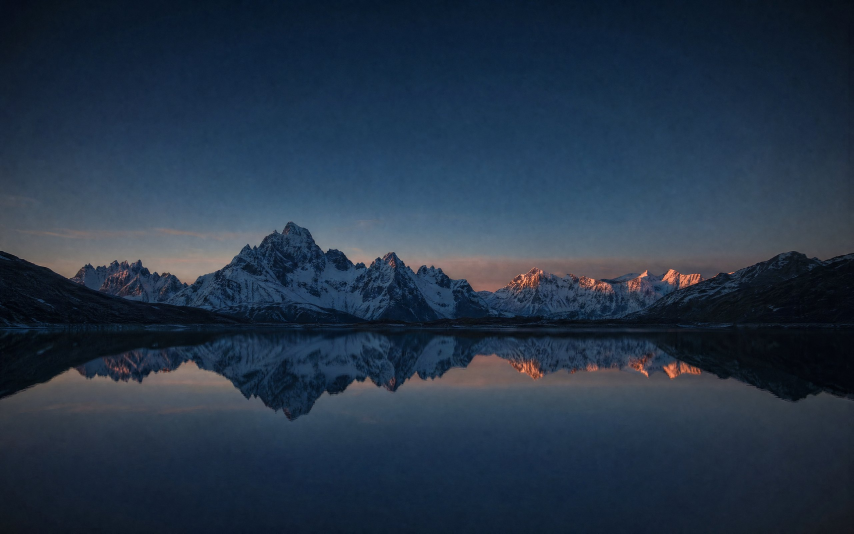
#> input picture crates/yantrik-ui-slint/ui/wallpapers/lake.jpg, 2560 x 1600 px (shown at 1/3 size)
$ python wallpaper-clean.py ../crates/yantrik-ui-slint/ui/wallpapers/lake.jpg ../crates/yantrik-ui-slint/ui/wallpapers/lake.jpg
#> lines starting #> are read from the running program, lines starting #| are printed output that depends on the picture
#!/usr/bin/env python3
"""Make a shipped wallpaper and its preview from a large source picture, without the grain.

    scripts/wallpaper-clean.py <source.png> <name>

Writes crates/yantrik-ui-slint/ui/wallpapers/<name>.jpg (2560x1600) and
crates/yantrik-ui-slint/ui/wallpapers/previews/<name>.png (320x200, which the Settings theme cards
and the lock screen's blur are made from).

Why: image models draw "film grain" and blotchy noise into smooth skies and water, and a JPEG
squeezed small makes it worse. The lake shipped that way and read as grainy on every screen. An
edge-preserving guided filter (He et al.) smooths the flat areas and leaves the ridges sharp; a
+-1 LSB triangular dither then keeps the long gradients from banding without adding visible grain.

Needs Pillow, NumPy and SciPy.
"""
import os
import sys

import numpy as np
from PIL import Image
from scipy.ndimage import uniform_filter

ROOT = os.path.join(os.path.dirname(os.path.abspath(__file__)), "..")
WALLPAPERS = os.path.join(ROOT, "crates", "yantrik-ui-slint", "ui", "wallpapers")
SIZE = (2560, 1600)
PREVIEW = (320, 200)
# Radius in source pixels, and how flat a patch must be to be smoothed: tuned on the lake at
# 3840x2160, where 12 px and this eps removed the blotches and kept the snow's texture.
RADIUS = 12
EPS = 0.01 ** 2


def box(x, r):
    return uniform_filter(x, size=2 * r + 1, mode="reflect")


def guided(guide, p, r, eps):
    mean_i, mean_p = box(guide, r), box(p, r)
    a = (box(guide * p, r) - mean_i * mean_p) / (box(guide * guide, r) - mean_i * mean_i + eps)
    b = mean_p - a * mean_i
    return box(a, r) * guide + box(b, r)


def centre_crop(pic, aspect):
    h, w, _ = pic.shape
    if w / h > aspect:
        cw = int(round(h * aspect))
        x0 = (w - cw) // 2
        return pic[:, x0:x0 + cw]
    ch = int(round(w / aspect))
    y0 = (h - ch) // 2
    return pic[y0:y0 + ch]


def main():
    if len(sys.argv) != 3:
        raise SystemExit(__doc__)
    source, name = sys.argv[1], sys.argv[2]
    pic = np.asarray(Image.open(source).convert("RGB"), dtype=np.float64) / 255
    pic = centre_crop(pic, SIZE[0] / SIZE[1])
    luma = pic @ np.array([0.299, 0.587, 0.114])
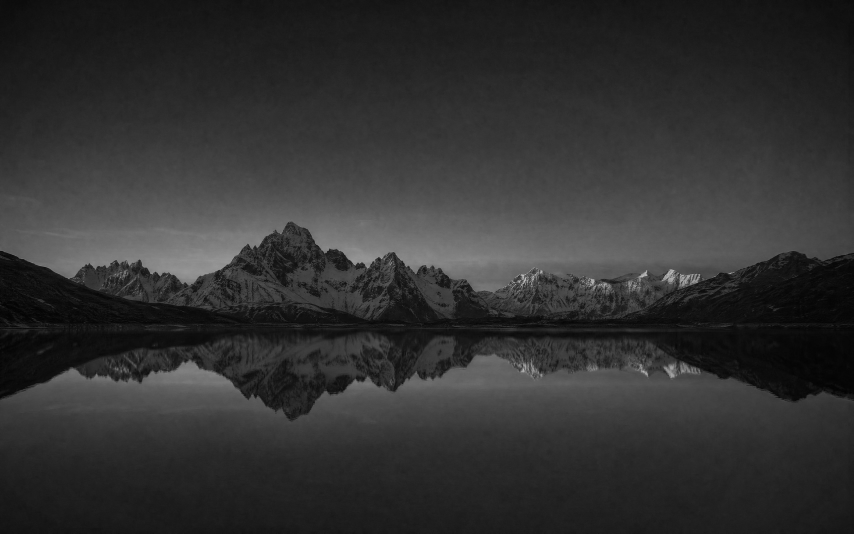
#> luma: shape (1600, 2560) float64 (shown at 1/3 size); min 0.00224, max 0.862, mean 0.197
    clean = np.stack([guided(luma, pic[..., c], RADIUS, EPS) for c in range(3)], -1)
#> in guided, `b = mean_p - a * mean_i`:
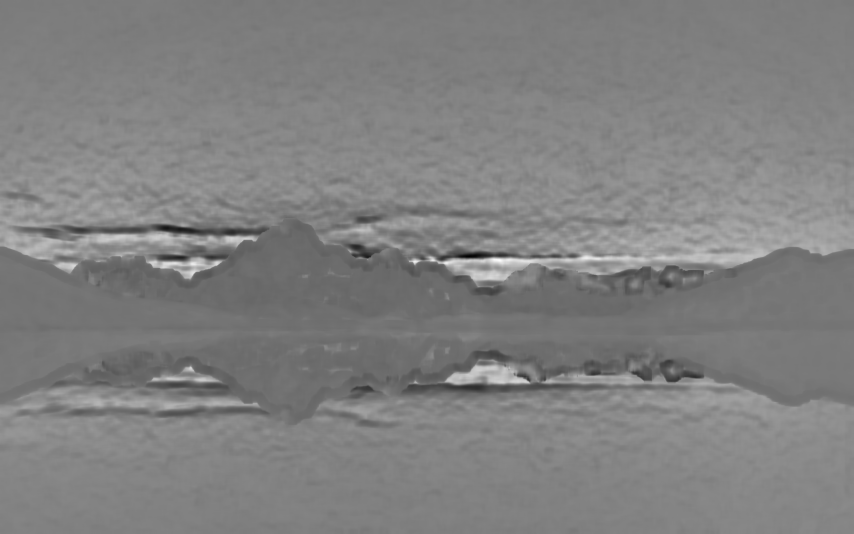
#> b: shape (1600, 2560) float64 (shown at 1/3 size); min -0.534, max 0.615, mean 0.0467; drawn with min black and max white
#> call 2 of guided, with r = 12, eps = 0.0001
#> in guided (call 2), `a = (box(guide * p, r) - mean_i * mean_p) / (box(guide * guide, r) - m..`:
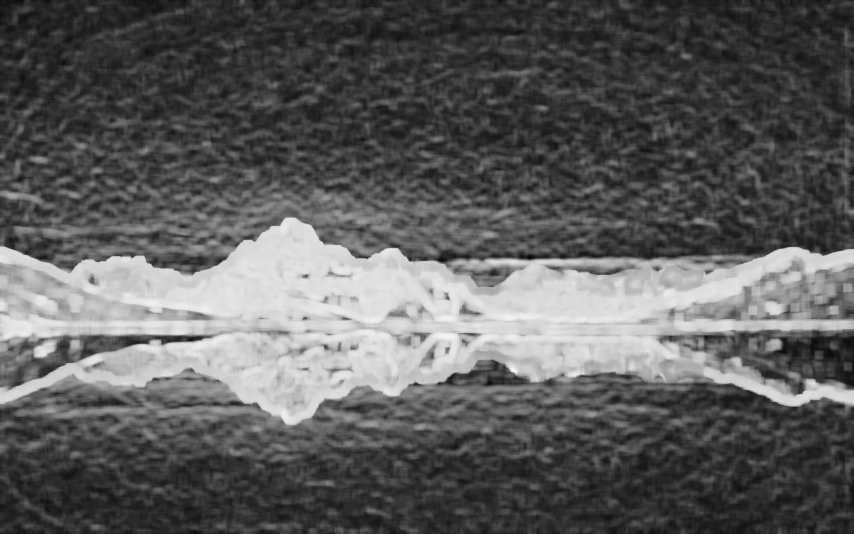
#> a: shape (1600, 2560) float64 (shown at 1/3 size); min 0.0118, max 1.14, mean 0.427; drawn with min black and max white
#> call 3 of guided, with r = 12, eps = 0.0001
#> in box (call 14), `return uniform_filter(x, size=2 * r + 1, mode="reflect")`:
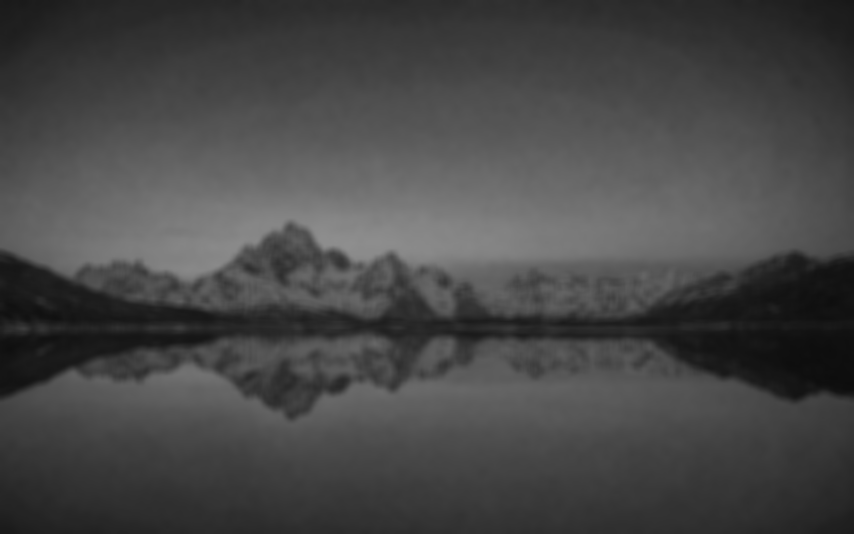
#> returned value: shape (1600, 2560) float64 (shown at 1/3 size); min 0.0523, max 0.56, mean 0.281
#> in guided (call 3), `a = (box(guide * p, r) - mean_i * mean_p) / (box(guide * guide, r) - m..`:
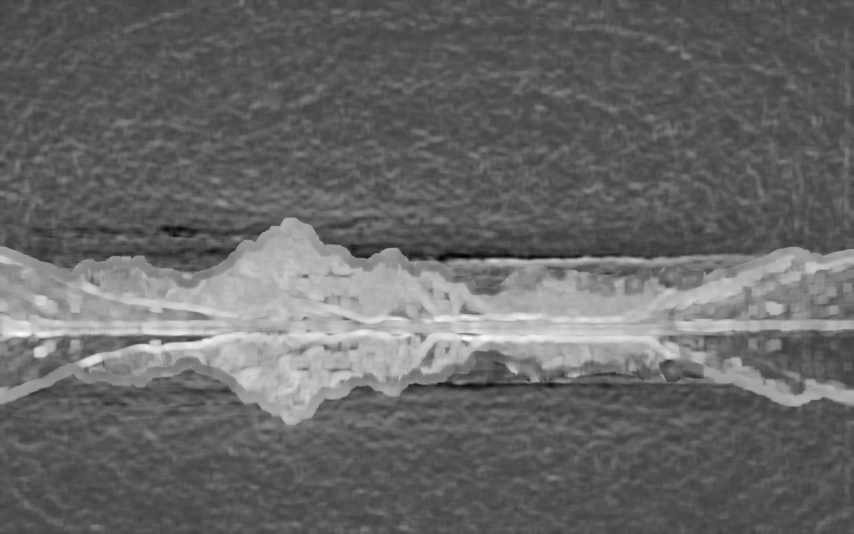
#> a: shape (1600, 2560) float64 (shown at 1/3 size); min -0.529, max 1.78, mean 0.413; drawn with min black and max white
#> in box (call 18), `return uniform_filter(x, size=2 * r + 1, mode="reflect")`:
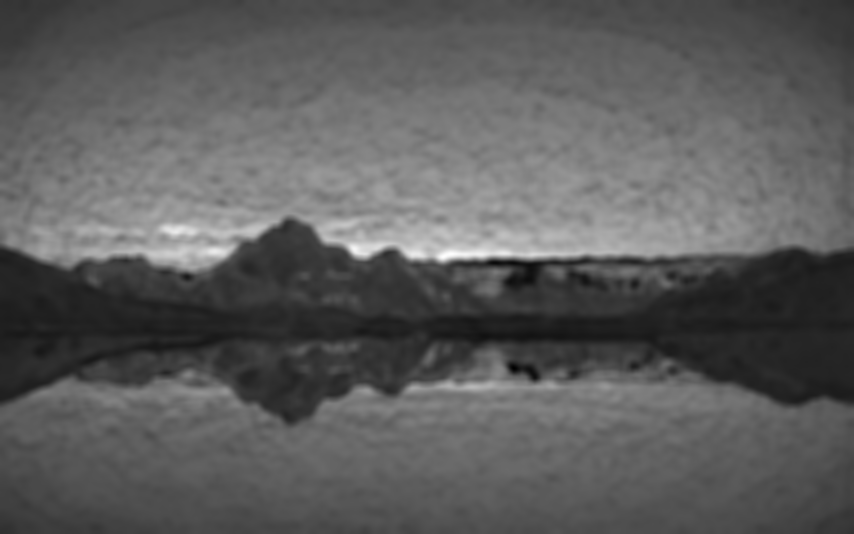
#> returned value: shape (1600, 2560) float64 (shown at 1/3 size); min -0.0464, max 0.645, mean 0.204; drawn with min black and max white
    full = Image.fromarray(np.clip(clean * 255, 0, 255).astype(np.uint8)).resize(SIZE, Image.LANCZOS)

    dithered = np.asarray(full, dtype=np.float64)
    dithered += np.random.default_rng(7).triangular(-1, 0, 1, dithered.shape)
    out = Image.fromarray(np.clip(np.rint(dithered), 0, 255).astype(np.uint8))
    out.save(os.path.join(WALLPAPERS, f"{name}.jpg"), quality=95, subsampling=0, optimize=True, progressive=True)
    full.resize(PREVIEW, Image.LANCZOS).save(os.path.join(WALLPAPERS, "previews", f"{name}.png"), optimize=True)
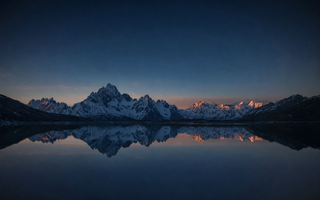
#> saved as lake.jpg.png: PIL image 320x200 RGB; mean R, G, B 36.8, 52.4, 71.1
    print(f"wrote {name}.jpg {SIZE[0]}x{SIZE[1]} and previews/{name}.png {PREVIEW[0]}x{PREVIEW[1]}")


if __name__ == "__main__":
    main()
